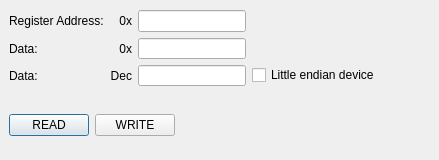
<?xml version="1.0" encoding="UTF-8"?>
<ui version="4.0">
 <class>DirectAccessDialog</class>
 <widget class="QDialog" name="DirectAccessDialog">
  <property name="geometry">
   <rect>
    <x>0</x>
    <y>0</y>
    <width>439</width>
    <height>160</height>
   </rect>
  </property>
  <property name="minimumSize">
   <size>
    <width>400</width>
    <height>160</height>
   </size>
  </property>
  <property name="maximumSize">
   <size>
    <width>500</width>
    <height>160</height>
   </size>
  </property>
  <property name="windowTitle">
   <string>Direct Access</string>
  </property>
  <widget class="QWidget" name="layoutWidget">
   <property name="geometry">
    <rect>
     <x>9</x>
     <y>10</y>
     <width>421</width>
     <height>144</height>
    </rect>
   </property>
   <layout class="QFormLayout" name="formLayout">
    <property name="fieldGrowthPolicy">
     <enum>QFormLayout::AllNonFixedFieldsGrow</enum>
    </property>
    <item row="1" column="0" colspan="2">
     <widget class="QLabel" name="RegAccessError_Label">
      <property name="text">
       <string/>
      </property>
     </widget>
    </item>
    <item row="0" column="0">
     <layout class="QGridLayout" name="gridLayout">
      <item row="0" column="1">
       <widget class="QLabel" name="RegAdd_Label">
        <property name="text">
         <string>Register Address:</string>
        </property>
       </widget>
      </item>
      <item row="0" column="2">
       <widget class="QLabel" name="RegAddEditPrefix_Label">
        <property name="text">
         <string>0x</string>
        </property>
        <property name="alignment">
         <set>Qt::AlignRight|Qt::AlignTrailing|Qt::AlignVCenter</set>
        </property>
       </widget>
      </item>
      <item row="1" column="1">
       <widget class="QLabel" name="RegData_Label">
        <property name="text">
         <string>Data:</string>
        </property>
        <property name="alignment">
         <set>Qt::AlignLeading|Qt::AlignLeft|Qt::AlignVCenter</set>
        </property>
       </widget>
      </item>
      <item row="1" column="2">
       <widget class="QLabel" name="RegDataEditPrefix_Label">
        <property name="text">
         <string>0x</string>
        </property>
        <property name="alignment">
         <set>Qt::AlignRight|Qt::AlignTrailing|Qt::AlignVCenter</set>
        </property>
       </widget>
      </item>
      <item row="1" column="4">
       <widget class="QLineEdit" name="RegData_Edit">
        <property name="toolTip">
         <string>The register content shown in endianess of the device</string>
        </property>
       </widget>
      </item>
      <item row="2" column="1">
       <widget class="QLabel" name="RegDataDec_Label">
        <property name="text">
         <string>Data:</string>
        </property>
       </widget>
      </item>
      <item row="2" column="2">
       <widget class="QLabel" name="RegDataDecEditPrefix_Label">
        <property name="text">
         <string>Dec</string>
        </property>
        <property name="alignment">
         <set>Qt::AlignRight|Qt::AlignTrailing|Qt::AlignVCenter</set>
        </property>
       </widget>
      </item>
      <item row="2" column="4">
       <widget class="QLineEdit" name="RegDataDec_Edit">
        <property name="toolTip">
         <string>The decimal representation of the register content</string>
        </property>
       </widget>
      </item>
      <item row="2" column="5">
       <widget class="QCheckBox" name="CheckBoxEndianess">
        <property name="toolTip">
         <string>Convert the decimal value to little endian</string>
        </property>
        <property name="text">
         <string>Little endian device</string>
        </property>
       </widget>
      </item>
      <item row="0" column="4">
       <widget class="QLineEdit" name="RegAdd_Edit">
        <property name="toolTip">
         <string>The register address</string>
        </property>
       </widget>
      </item>
     </layout>
    </item>
    <item row="2" column="0">
     <layout class="QHBoxLayout" name="horizontalLayout">
      <item>
       <widget class="QPushButton" name="RegRead_Button">
        <property name="text">
         <string>READ</string>
        </property>
       </widget>
      </item>
      <item>
       <widget class="QPushButton" name="RegWrite_Button">
        <property name="text">
         <string>WRITE</string>
        </property>
       </widget>
      </item>
      <item>
       <spacer name="horizontalSpacer">
        <property name="orientation">
         <enum>Qt::Horizontal</enum>
        </property>
        <property name="sizeHint" stdset="0">
         <size>
          <width>40</width>
          <height>20</height>
         </size>
        </property>
       </spacer>
      </item>
     </layout>
    </item>
   </layout>
  </widget>
 </widget>
 <resources/>
 <connections/>
</ui>
